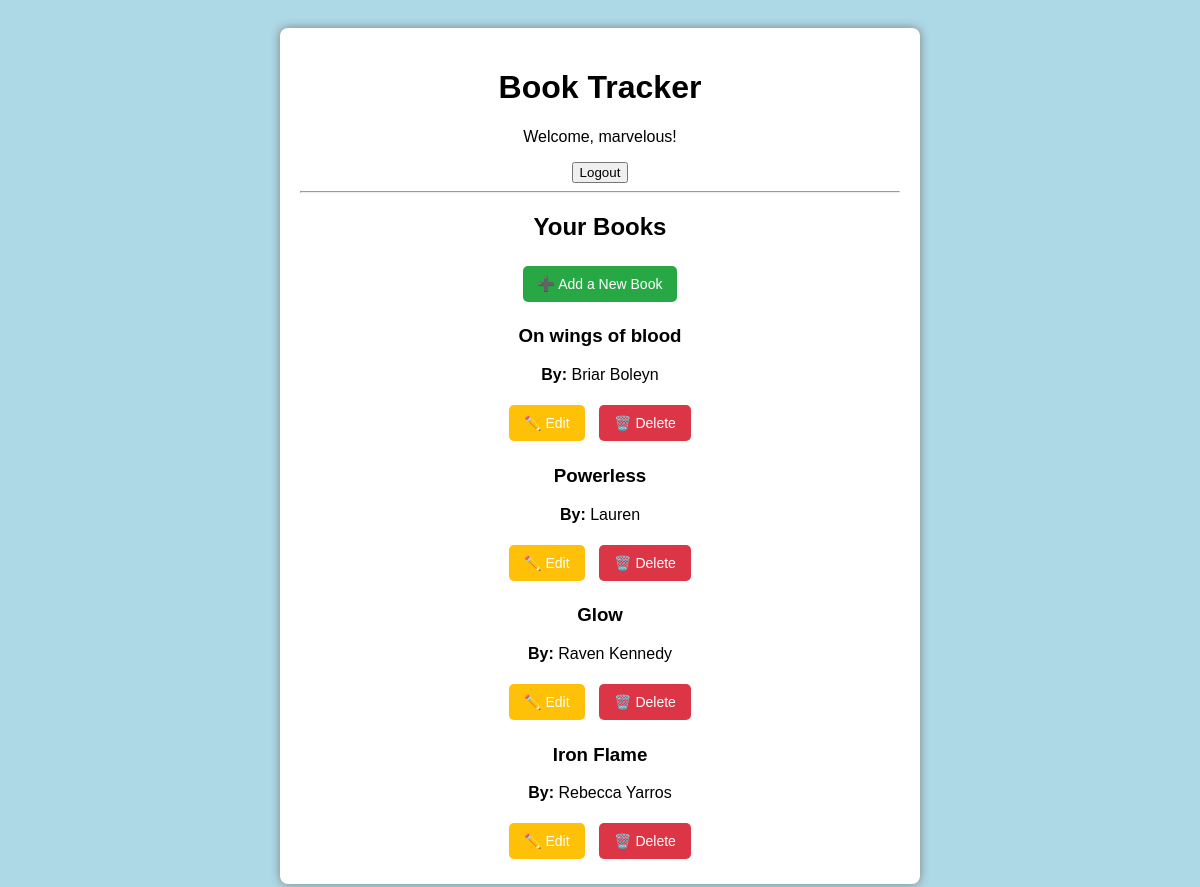
Page /books/ (signed in) on the earlier database version.
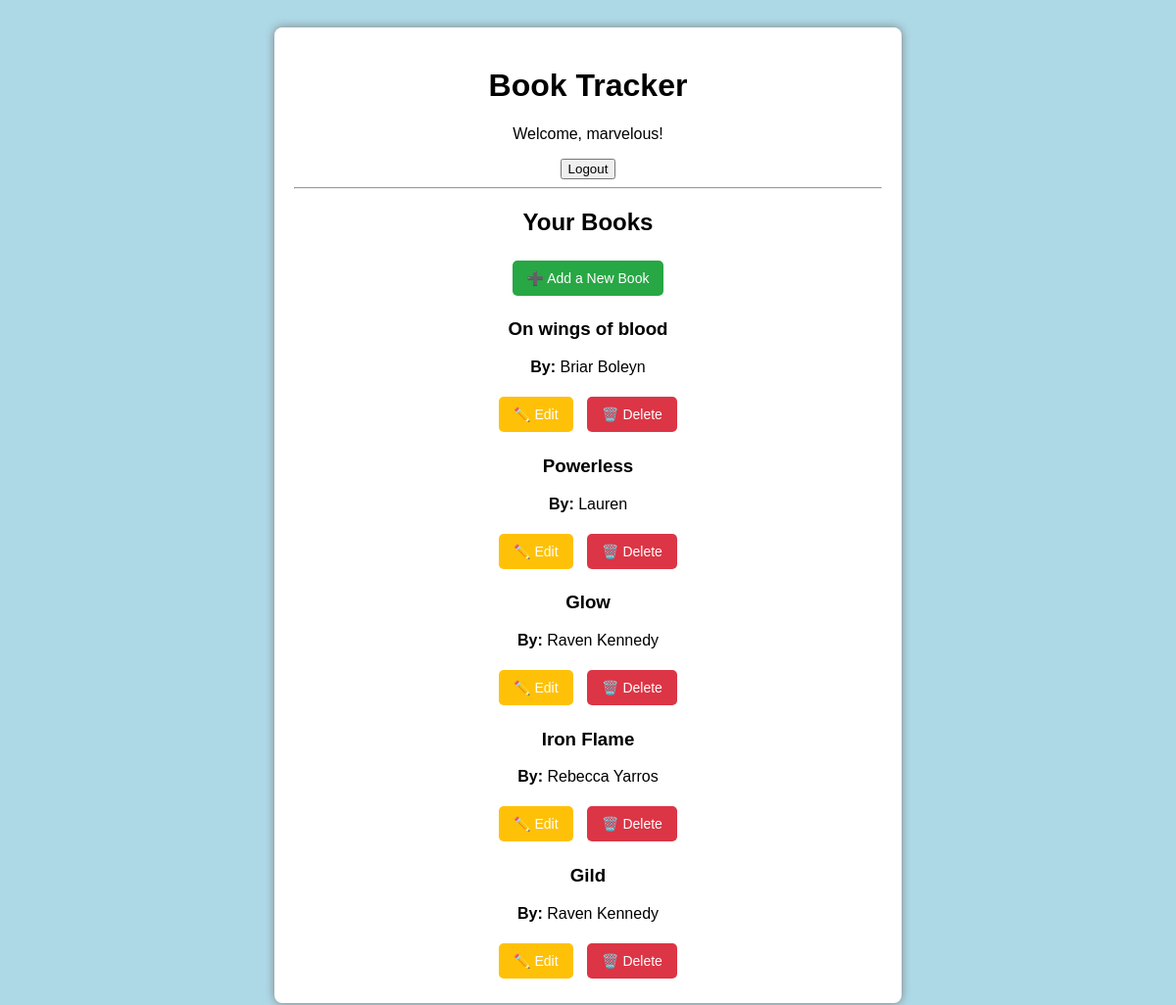
Same page on the later database version.
### books/models.py (models this page shows, shortened)
class Book(models.Model):
    title = models.CharField(max_length=255)
    author = models.CharField(max_length=255)
    user = models.ForeignKey(User, on_delete=models.CASCADE)

### books/views.py (the view)
# urls.py: path('', book_list, name='book_list'),
@login_required
def book_list(request):
    books = Book.objects.filter(user=request.user)
    return render(request, 'books/book_list.html', {'books': books})

### books/templates/books/book_list.html
{% extends 'base.html' %}
{% block content %}
<h2>Your Books</h2>
<a href="{% url 'book_create' %}" class="btn btn-add">➕ Add a New Book</a>
<div class="book-list">
    {% for book in books %}
    <div class="book-card">
        <h3>{{ book.title }}</h3>
        <p><strong>By:</strong> {{ book.author }}</p>
        <div class="actions">
            <a href="{% url 'book_edit' book.id %}" class="btn btn-edit">✏️ Edit</a>
            <a href="{% url 'book_delete' book.id %}" class="btn btn-delete">🗑️ Delete</a>
        </div>
    </div>
    {% empty %}
    <p>No books added yet.</p>
    {% endfor %}
</div>
{% endblock %}

Differences in the rows shown:
added Book: title "Gild", author "Raven Kennedy"
